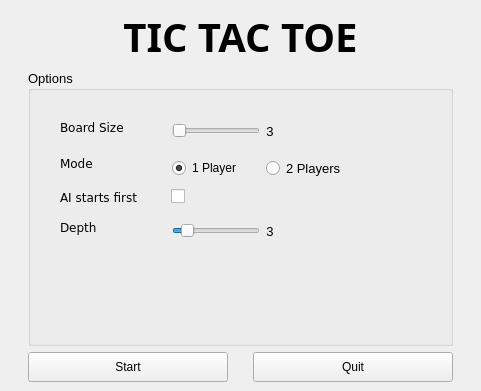
<?xml version="1.0" encoding="UTF-8"?>
<ui version="4.0">
 <class>TitleScreen</class>
 <widget class="QMainWindow" name="TitleScreen">
  <property name="geometry">
   <rect>
    <x>0</x>
    <y>0</y>
    <width>481</width>
    <height>391</height>
   </rect>
  </property>
  <property name="minimumSize">
   <size>
    <width>481</width>
    <height>391</height>
   </size>
  </property>
  <property name="maximumSize">
   <size>
    <width>481</width>
    <height>391</height>
   </size>
  </property>
  <property name="windowTitle">
   <string>Tic Tac Toe</string>
  </property>
  <widget class="QWidget" name="centralwidget">
   <layout class="QGridLayout" name="gridLayout">
    <item row="2" column="1">
     <widget class="QPushButton" name="startGame_2">
      <property name="sizePolicy">
       <sizepolicy hsizetype="Fixed" vsizetype="Fixed">
        <horstretch>0</horstretch>
        <verstretch>0</verstretch>
       </sizepolicy>
      </property>
      <property name="minimumSize">
       <size>
        <width>200</width>
        <height>30</height>
       </size>
      </property>
      <property name="font">
       <font>
        <family>MS Shell Dlg 2</family>
        <pointsize>9</pointsize>
        <weight>50</weight>
        <bold>false</bold>
       </font>
      </property>
      <property name="text">
       <string>Quit</string>
      </property>
     </widget>
    </item>
    <item row="2" column="0">
     <widget class="QPushButton" name="startGame">
      <property name="sizePolicy">
       <sizepolicy hsizetype="Fixed" vsizetype="Fixed">
        <horstretch>0</horstretch>
        <verstretch>0</verstretch>
       </sizepolicy>
      </property>
      <property name="minimumSize">
       <size>
        <width>200</width>
        <height>30</height>
       </size>
      </property>
      <property name="font">
       <font>
        <pointsize>9</pointsize>
        <weight>50</weight>
        <bold>false</bold>
       </font>
      </property>
      <property name="text">
       <string>Start</string>
      </property>
     </widget>
    </item>
    <item row="1" column="0" colspan="2">
     <widget class="QGroupBox" name="groupBox">
      <property name="font">
       <font>
        <pointsize>10</pointsize>
       </font>
      </property>
      <property name="title">
       <string>Options</string>
      </property>
      <widget class="QCheckBox" name="AIStarts">
       <property name="enabled">
        <bool>true</bool>
       </property>
       <property name="geometry">
        <rect>
         <x>143</x>
         <y>118</y>
         <width>16</width>
         <height>16</height>
        </rect>
       </property>
       <property name="text">
        <string/>
       </property>
      </widget>
      <widget class="QLabel" name="label_3">
       <property name="geometry">
        <rect>
         <x>32</x>
         <y>118</y>
         <width>96</width>
         <height>18</height>
        </rect>
       </property>
       <property name="font">
        <font>
         <family>Verdana</family>
         <pointsize>9</pointsize>
        </font>
       </property>
       <property name="text">
        <string>AI starts first</string>
       </property>
      </widget>
      <widget class="QLabel" name="label_2">
       <property name="geometry">
        <rect>
         <x>32</x>
         <y>84</y>
         <width>41</width>
         <height>18</height>
        </rect>
       </property>
       <property name="font">
        <font>
         <family>Verdana</family>
         <pointsize>9</pointsize>
        </font>
       </property>
       <property name="text">
        <string>Mode</string>
       </property>
      </widget>
      <widget class="QLabel" name="label_4">
       <property name="geometry">
        <rect>
         <x>32</x>
         <y>148</y>
         <width>44</width>
         <height>18</height>
        </rect>
       </property>
       <property name="font">
        <font>
         <family>Verdana</family>
         <pointsize>9</pointsize>
        </font>
       </property>
       <property name="text">
        <string>Depth</string>
       </property>
      </widget>
      <widget class="QLabel" name="label_5">
       <property name="geometry">
        <rect>
         <x>32</x>
         <y>48</y>
         <width>80</width>
         <height>18</height>
        </rect>
       </property>
       <property name="font">
        <font>
         <family>Verdana</family>
         <pointsize>9</pointsize>
        </font>
       </property>
       <property name="text">
        <string>Board Size</string>
       </property>
      </widget>
      <widget class="QWidget" name="layoutWidget">
       <property name="geometry">
        <rect>
         <x>144</x>
         <y>49</y>
         <width>102</width>
         <height>24</height>
        </rect>
       </property>
       <layout class="QHBoxLayout" name="horizontalLayout">
        <item>
         <widget class="QSlider" name="BoardSize">
          <property name="minimum">
           <number>3</number>
          </property>
          <property name="maximum">
           <number>5</number>
          </property>
          <property name="orientation">
           <enum>Qt::Horizontal</enum>
          </property>
         </widget>
        </item>
        <item>
         <widget class="QLabel" name="boardSizeValue">
          <property name="text">
           <string>3</string>
          </property>
          <property name="alignment">
           <set>Qt::AlignCenter</set>
          </property>
         </widget>
        </item>
       </layout>
      </widget>
      <widget class="QWidget" name="layoutWidget">
       <property name="geometry">
        <rect>
         <x>144</x>
         <y>149</y>
         <width>102</width>
         <height>24</height>
        </rect>
       </property>
       <layout class="QHBoxLayout" name="horizontalLayout_3">
        <item>
         <widget class="QSlider" name="MiniMaxDepth">
          <property name="enabled">
           <bool>true</bool>
          </property>
          <property name="minimum">
           <number>1</number>
          </property>
          <property name="maximum">
           <number>20</number>
          </property>
          <property name="value">
           <number>3</number>
          </property>
          <property name="orientation">
           <enum>Qt::Horizontal</enum>
          </property>
         </widget>
        </item>
        <item>
         <widget class="QLabel" name="miniMaxDepthValue">
          <property name="text">
           <string>3</string>
          </property>
          <property name="alignment">
           <set>Qt::AlignCenter</set>
          </property>
         </widget>
        </item>
       </layout>
      </widget>
      <widget class="QWidget" name="layoutWidget">
       <property name="geometry">
        <rect>
         <x>144</x>
         <y>85</y>
         <width>182</width>
         <height>27</height>
        </rect>
       </property>
       <layout class="QHBoxLayout" name="horizontalLayout_2">
        <item>
         <widget class="QRadioButton" name="onePlayer">
          <property name="font">
           <font>
            <pointsize>9</pointsize>
           </font>
          </property>
          <property name="text">
           <string>1 Player</string>
          </property>
          <property name="checked">
           <bool>true</bool>
          </property>
         </widget>
        </item>
        <item>
         <widget class="QRadioButton" name="twoPlayers">
          <property name="text">
           <string>2 Players</string>
          </property>
          <property name="checked">
           <bool>false</bool>
          </property>
         </widget>
        </item>
       </layout>
      </widget>
     </widget>
    </item>
    <item row="0" column="0" colspan="2">
     <widget class="QLabel" name="label">
      <property name="sizePolicy">
       <sizepolicy hsizetype="Preferred" vsizetype="Maximum">
        <horstretch>0</horstretch>
        <verstretch>0</verstretch>
       </sizepolicy>
      </property>
      <property name="font">
       <font>
        <family>Source Code Pro</family>
        <pointsize>30</pointsize>
        <weight>75</weight>
        <bold>true</bold>
        <stylestrategy>PreferDefault</stylestrategy>
       </font>
      </property>
      <property name="text">
       <string>TIC TAC TOE</string>
      </property>
      <property name="textFormat">
       <enum>Qt::AutoText</enum>
      </property>
      <property name="alignment">
       <set>Qt::AlignCenter</set>
      </property>
     </widget>
    </item>
   </layout>
  </widget>
 </widget>
 <resources>
  <include location="../../res/resources.qrc"/>
 </resources>
 <connections/>
</ui>
